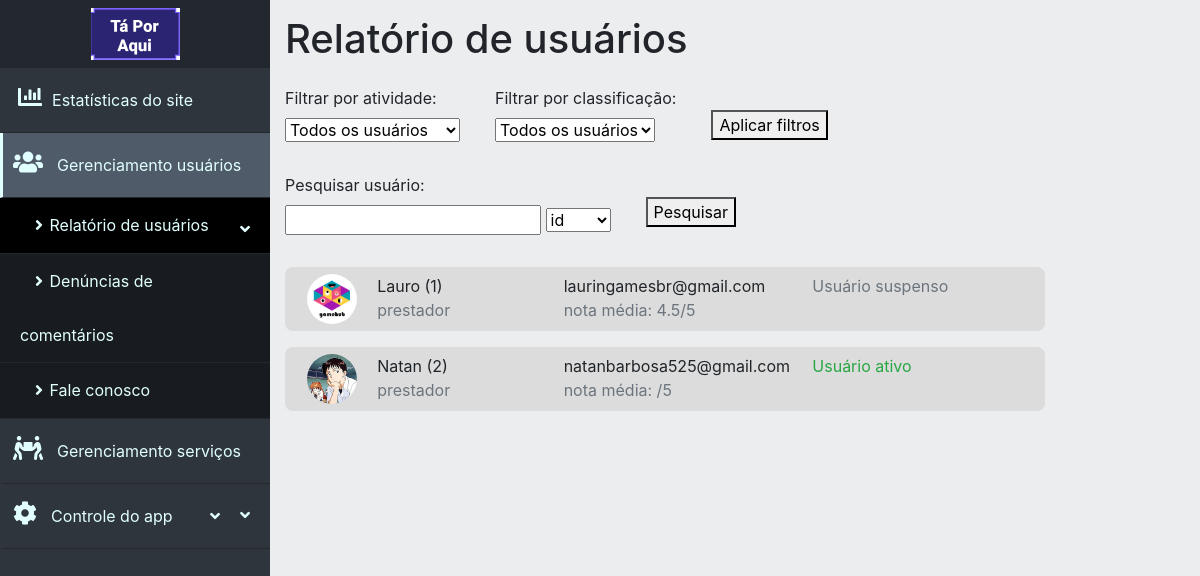
The app's page /dashboard/userManagement/userReport.php, older data.
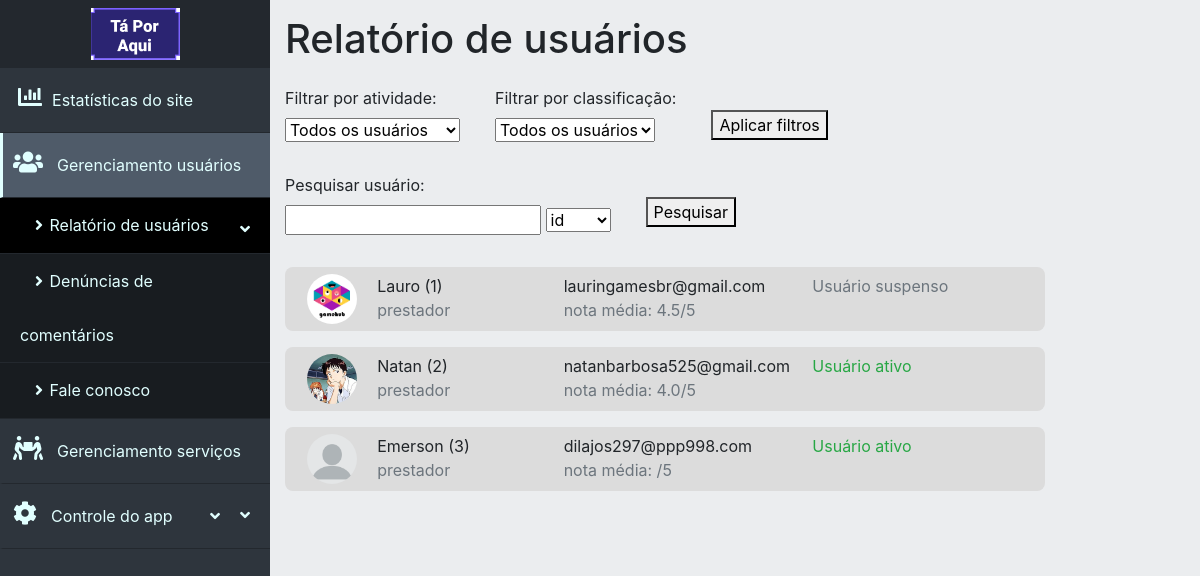
The same page, newer data.
### tables this page shows
CREATE TABLE `usuarios` (
  `id_usuario` int(11) NOT NULL,
  `nome_usuario` varchar(15) NOT NULL,
  `sobrenome_usuario` varchar(15) NOT NULL,
  `fone_usuario` varchar(20) NOT NULL,
  `email_usuario` varchar(40) NOT NULL,
  `senha_usuario` varchar(40) NOT NULL,
  `data_nasc_usuario` date NOT NULL,
  `sexo_usuario` char(1) NOT NULL,
  `classif_usuario` int(11) NOT NULL COMMENT '0 = cliente, 1 = prestador, 2 = pequeno negócio',
  `cep_usuario` char(8) NOT NULL,
  `uf_usuario` char(2) NOT NULL,
  `cidade_usuario` varchar(30) NOT NULL,
  `bairro_usuario` varchar(30) NOT NULL,
  `rua_usuario` varchar(30) NOT NULL,
  `numero_usuario` varchar(5) NOT NULL,
  `comple_usuario` varchar(20) DEFAULT NULL,
  `data_entrada_usuario` timestamp NULL DEFAULT current_timestamp(),
  `desc_usuario` text DEFAULT NULL,
  `site_usuario` varchar(40) DEFAULT NULL,
  `status_usuario` int(11) NOT NULL DEFAULT 1 COMMENT '0 = suspenso, 1 = ativo, 2 = denunciado/banido',
  `imagem_usuario` varchar(60) DEFAULT 'no_picture.jpg',
  `nota_media_usuario` decimal(2,1) DEFAULT NULL,
  `posicao_usuario` point DEFAULT NULL
);

### dashboard/assets/getData.php (called while the page is built, shortened)
<?php
class DbConnection {
    private $host = 'localhost';
    private $dbname = 'ta_por_aqui';
    private $user = 'root';
    private $password = '';
    public function connect(){
        try{
            $connect = new PDO(
                "mysql:host=$this->host;dbname=$this->dbname",
                "$this->user",
                "$this->password"
            );
            return $connect;
        } catch (PDOException $e){
            echo 'Não foi possivel se conectar com o servidor <br>';
            echo 'Código do erro: ' . $e->getCode() . '<br> Mensagem de erro: ' . $e->getMessage();
            exit();
        }
    }
}
class UsersListing {
    private $con;
    public function __construct(){
        $this->con = new DbConnection();
        $this->con = $this->con->connect();
    }
    public function selectAllUsers(){
        $query = "SELECT id_usuario, nome_usuario, classif_usuario, email_usuario, nota_media_usuario, status_usuario, imagem_usuario from usuarios";
        $stmt = $this->con->query($query);
        return $stmt->fetchAll(PDO::FETCH_ASSOC);
    }
}

### dashboard/userManagement/userReport.php (the view, shortened to what the changed rows need)
<?php
    require "../assets/getData.php";
    $usersListing = new UsersListing();
    $users = [];
    if (isset($_POST['userStatus']) || isset($_POST['userClassification'])){
        $users = $usersListing->selectFilteredUsers($_POST['userStatus'], $_POST['userClassification']);
    } else if (isset($_POST['searchInput'])){
        $users = $usersListing->selectSearchedUsers($_POST['searchInput'], $_POST['searchParam']);
    } else {
        $users = $usersListing->selectAllUsers();
    }
?>
<!DOCTYPE html>
<html lang="pt-br">
<head>
    <link rel="stylesheet" href="https://use.fontawesome.com/releases/v5.3.1/css/all.css"
>
    <link rel="stylesheet" href="../../assets/bootstrap/bootstrap-4.5.3-dist/css/bootstrap.min.css">
    <link rel="stylesheet" type="text/css" href="../style.css">
</head>
<body>
<div class="main" id="pagina">
    <h1>Relatório de usuários</h1>
    <div class="row my-2">
        <div class="col-md-12 col-lg-10">
            <?php foreach ($users as $user) {?>
                <div class="listDiv row my-3" onclick="redirecionaPagina('user.php', <?=$user['id_usuario']?>)">
                    <div class="col-sm-1 mr-2 mb-3 mb-sm-0">
                        <img src="../../assets/images/users/<?=$user['imagem_usuario']?>" alt="imagem do usuário" class="userPicture">
                    </div>
                    <div class="col-sm-3 mb-3 mb-sm-0">
                        <span><?=$user['nome_usuario']?> (<?=$user['id_usuario']?>)</span> <br>
                        <span class="text-secondary"><?= $user['classif_usuario'] == 0 ? "cliente" : "prestador" ?></span>
                    </div>
                    <div class="col-sm-4 mb-3 mb-sm-0">
                        <span><?=$user['email_usuario']?></span> <br>
                        <span class="text-secondary">nota média: <?= $user['classif_usuario'] != 0 ? $user['nota_media_usuario'] : "-" ?>/5</span>
                    </div>
                    <div class="col-sm-3 mb-3 mb-sm-0">
                        <?php
                            if ($user['status_usuario'] == 0){
                                echo '<span class="text-secondary">Usuário suspenso</span> <br>';
                            } else if ($user['status_usuario'] == 1){
                                echo '<span class="text-success">Usuário ativo</span> <br>';
                            } else {
                                echo '<span class="text-danger">Usuário banido</span> <br>';
                            }
                        ?>
                    </div>
                </div>
            <?php }?>
        </div>
    </div>
</div>
</body>
</html>

Row changes from the older to the newer data that the page shows:
changed usuarios "Natan": nota_media_usuario (not shown) → "4.0"
added usuarios: imagem_usuario (placeholder picture), nome_usuario "Emerson", id_usuario "3", classif_usuario "prestador", email_usuario "dilajos297@ppp998.com", status_usuario "Usuário ativo"
